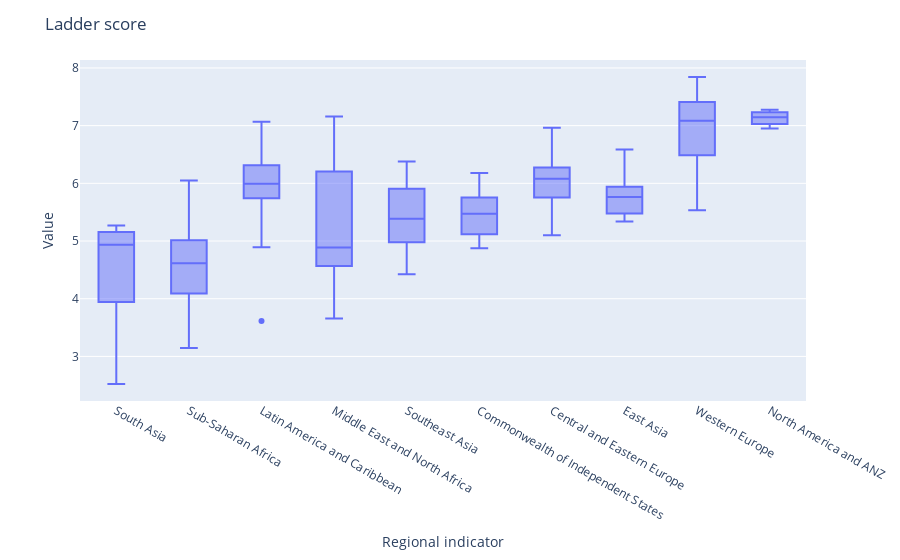
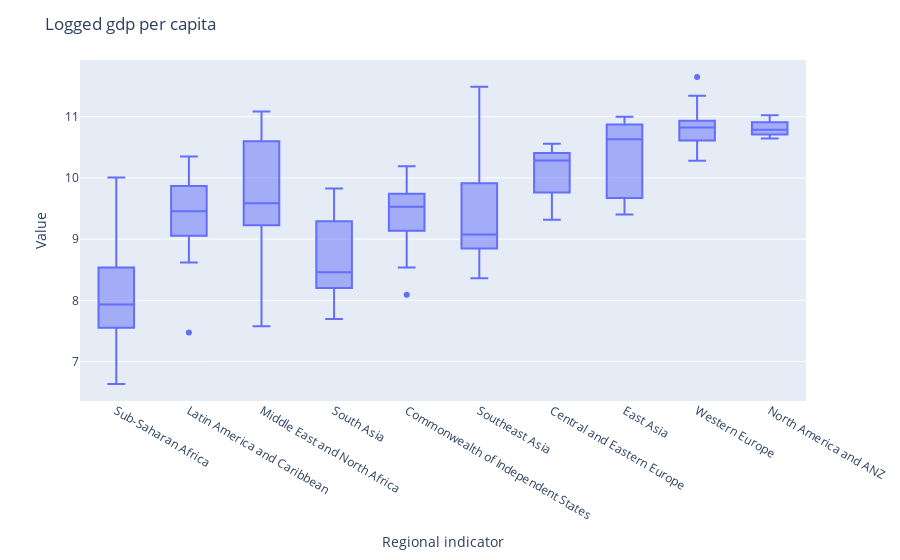
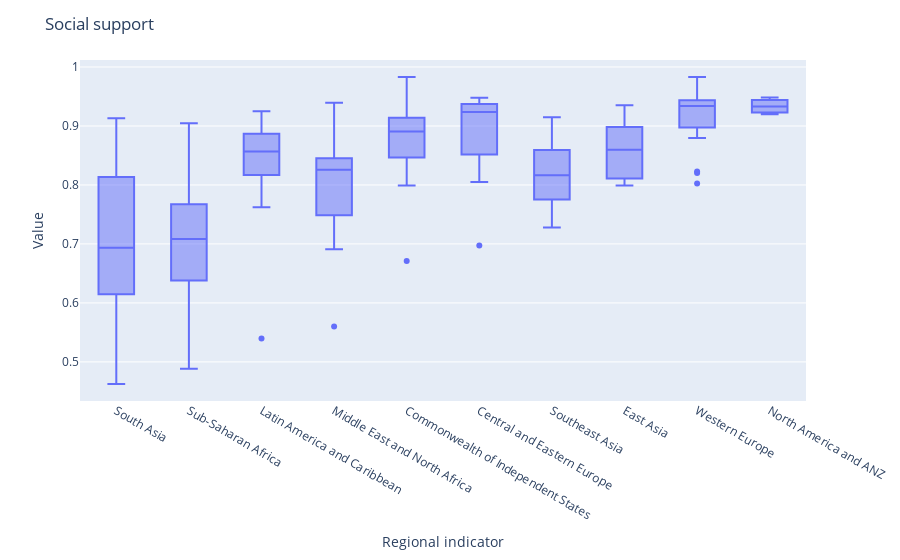
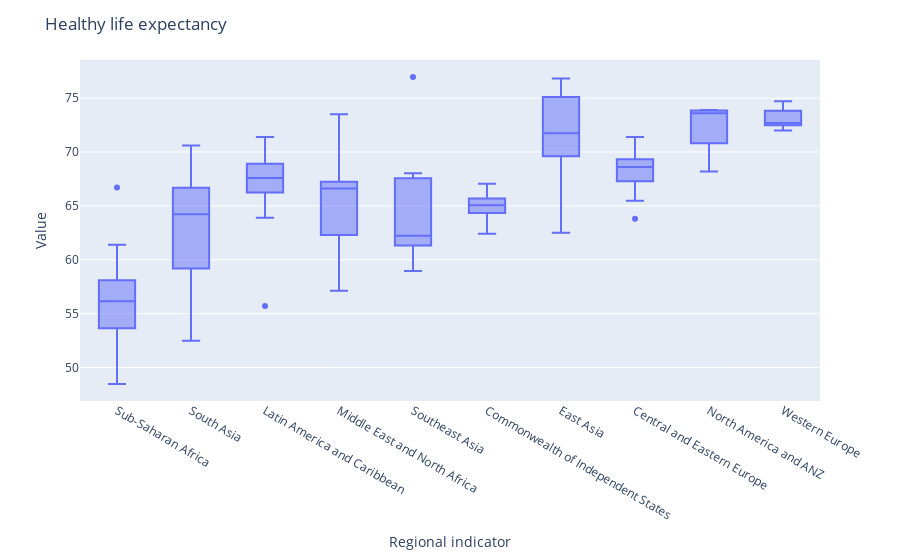

The code cell stored with these charts, in order, in its notebook:
### Code cell
for numerical_variable in numerical.columns:
    df_auxiliar = df1_metrics.sort_values(numerical_variable)
    plot_xy(df_auxiliar, x_axis="regional_indicator", y_axis=numerical_variable, plot_type=px.box)

### Figure 1 — Plotly figure (JSON) as saved in the notebook; plotly's stock layout.template omitted (floating-point values rounded to 4 significant figures; data arrays with more than 128 entries replaced by an {"elided": "..."} marker saying what was removed)
{"data": [{"alignmentgroup": "True", "hovertemplate": "regional_indicator=%{x}<br>ladder_score=%{y}<extra></extra>", "legendgroup": "", "marker": {"color": "#636efa"}, "name": "", "notched": false, "offsetgroup": "", "orientation": "v", "showlegend": false, "type": "box", "x": {"elided": "149 str values"}, "x0": " ", "xaxis": "x", "y": {"elided": "149 float values"}, "y0": " ", "yaxis": "y"}], "layout": {"boxmode": "group", "legend": {"tracegroupgap": 0}, "margin": {"t": 60}, "title": {"text": "Ladder score"}, "xaxis": {"anchor": "y", "domain": [0, 1], "title": {"text": "Regional indicator"}}, "yaxis": {"anchor": "x", "domain": [0, 1], "title": {"text": "Value"}}}}

### Figure 2 — Plotly figure (JSON) as saved in the notebook; plotly's stock layout.template omitted (floating-point values rounded to 4 significant figures; data arrays with more than 128 entries replaced by an {"elided": "..."} marker saying what was removed)
{"data": [{"alignmentgroup": "True", "hovertemplate": "regional_indicator=%{x}<br>logged_gdp_per_capita=%{y}<extra></extra>", "legendgroup": "", "marker": {"color": "#636efa"}, "name": "", "notched": false, "offsetgroup": "", "orientation": "v", "showlegend": false, "type": "box", "x": {"elided": "149 str values"}, "x0": " ", "xaxis": "x", "y": {"elided": "149 float values"}, "y0": " ", "yaxis": "y"}], "layout": {"boxmode": "group", "legend": {"tracegroupgap": 0}, "margin": {"t": 60}, "title": {"text": "Logged gdp per capita"}, "xaxis": {"anchor": "y", "domain": [0, 1], "title": {"text": "Regional indicator"}}, "yaxis": {"anchor": "x", "domain": [0, 1], "title": {"text": "Value"}}}}

### Figure 3 — Plotly figure (JSON) as saved in the notebook; plotly's stock layout.template omitted (floating-point values rounded to 4 significant figures; data arrays with more than 128 entries replaced by an {"elided": "..."} marker saying what was removed)
{"data": [{"alignmentgroup": "True", "hovertemplate": "regional_indicator=%{x}<br>social_support=%{y}<extra></extra>", "legendgroup": "", "marker": {"color": "#636efa"}, "name": "", "notched": false, "offsetgroup": "", "orientation": "v", "showlegend": false, "type": "box", "x": {"elided": "149 str values"}, "x0": " ", "xaxis": "x", "y": {"elided": "149 float values"}, "y0": " ", "yaxis": "y"}], "layout": {"boxmode": "group", "legend": {"tracegroupgap": 0}, "margin": {"t": 60}, "title": {"text": "Social support"}, "xaxis": {"anchor": "y", "domain": [0, 1], "title": {"text": "Regional indicator"}}, "yaxis": {"anchor": "x", "domain": [0, 1], "title": {"text": "Value"}}}}

### Figure 4 — Plotly figure (JSON) as saved in the notebook; plotly's stock layout.template omitted (floating-point values rounded to 4 significant figures; data arrays with more than 128 entries replaced by an {"elided": "..."} marker saying what was removed)
{"data": [{"alignmentgroup": "True", "hovertemplate": "regional_indicator=%{x}<br>healthy_life_expectancy=%{y}<extra></extra>", "legendgroup": "", "marker": {"color": "#636efa"}, "name": "", "notched": false, "offsetgroup": "", "orientation": "v", "showlegend": false, "type": "box", "x": {"elided": "149 str values"}, "x0": " ", "xaxis": "x", "y": {"elided": "149 float values"}, "y0": " ", "yaxis": "y"}], "layout": {"boxmode": "group", "legend": {"tracegroupgap": 0}, "margin": {"t": 60}, "title": {"text": "Healthy life expectancy"}, "xaxis": {"anchor": "y", "domain": [0, 1], "title": {"text": "Regional indicator"}}, "yaxis": {"anchor": "x", "domain": [0, 1], "title": {"text": "Value"}}}}
